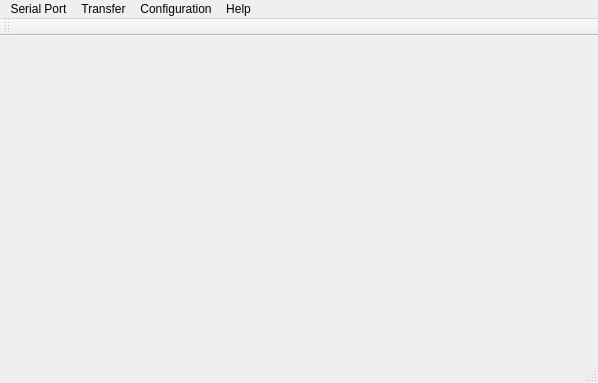
<?xml version="1.0" encoding="UTF-8"?>
<ui version="4.0">
 <class>MainWindow</class>
 <widget class="QMainWindow" name="MainWindow">
  <property name="geometry">
   <rect>
    <x>0</x>
    <y>0</y>
    <width>598</width>
    <height>383</height>
   </rect>
  </property>
  <property name="windowTitle">
   <string>MainWindow</string>
  </property>
  <widget class="QWidget" name="centralWidget">
   <layout class="QVBoxLayout" name="verticalLayout"/>
  </widget>
  <widget class="QMenuBar" name="menuBar">
   <property name="geometry">
    <rect>
     <x>0</x>
     <y>0</y>
     <width>598</width>
     <height>23</height>
    </rect>
   </property>
   <widget class="QMenu" name="menuSerial_Port">
    <property name="title">
     <string>Serial Port</string>
    </property>
    <addaction name="actionConnect"/>
    <addaction name="actionDisconnect"/>
   </widget>
   <widget class="QMenu" name="menuConfiguration">
    <property name="title">
     <string>Configuration</string>
    </property>
    <addaction name="actionOptions"/>
    <addaction name="separator"/>
    <addaction name="actionClear_buffers"/>
   </widget>
   <widget class="QMenu" name="menuHelp">
    <property name="title">
     <string>Help</string>
    </property>
    <addaction name="actionAbout"/>
   </widget>
   <widget class="QMenu" name="menuTransfer">
    <property name="title">
     <string>Transfer</string>
    </property>
    <addaction name="actionBinary_File"/>
    <addaction name="separator"/>
    <addaction name="actionSave_File"/>
   </widget>
   <addaction name="menuSerial_Port"/>
   <addaction name="menuTransfer"/>
   <addaction name="menuConfiguration"/>
   <addaction name="menuHelp"/>
  </widget>
  <widget class="QToolBar" name="mainToolBar">
   <attribute name="toolBarArea">
    <enum>TopToolBarArea</enum>
   </attribute>
   <attribute name="toolBarBreak">
    <bool>false</bool>
   </attribute>
  </widget>
  <widget class="QStatusBar" name="statusBar"/>
  <action name="actionConnect">
   <property name="text">
    <string>Connect</string>
   </property>
  </action>
  <action name="actionAbout">
   <property name="text">
    <string>About</string>
   </property>
  </action>
  <action name="actionOptions">
   <property name="text">
    <string>Options</string>
   </property>
  </action>
  <action name="actionClear_buffers">
   <property name="text">
    <string>Clear buffer</string>
   </property>
  </action>
  <action name="actionDisconnect">
   <property name="enabled">
    <bool>false</bool>
   </property>
   <property name="text">
    <string>Disconnect</string>
   </property>
  </action>
  <action name="actionBinary_File">
   <property name="text">
    <string>Binary File</string>
   </property>
  </action>
  <action name="actionSave_File">
   <property name="text">
    <string>Save File</string>
   </property>
  </action>
 </widget>
 <layoutdefault spacing="6" margin="11"/>
 <resources/>
 <connections/>
</ui>
